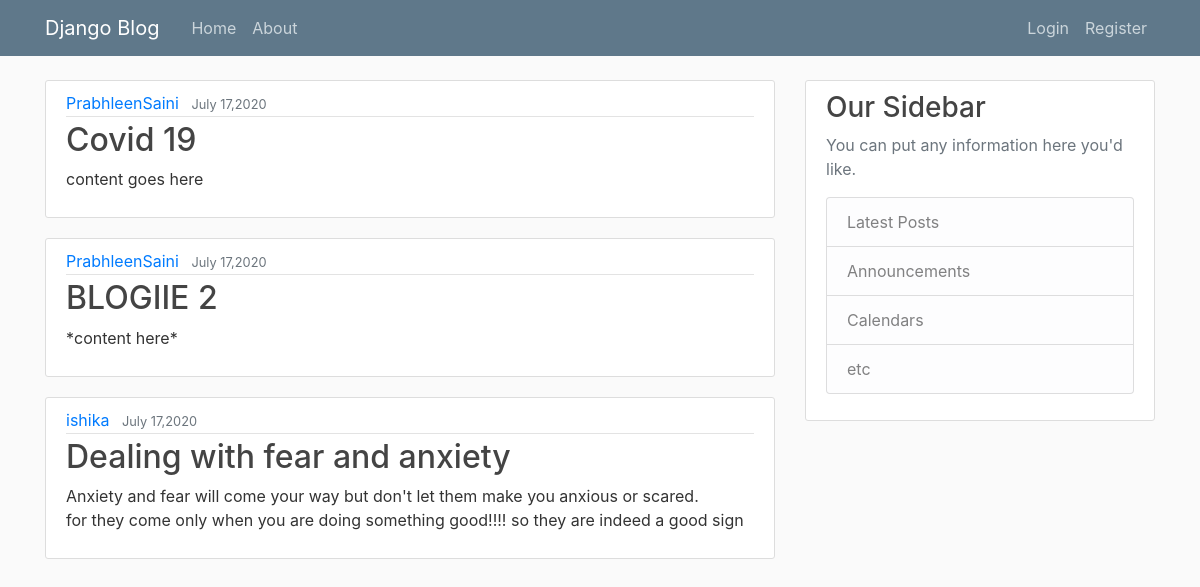
The page / on the database its author committed.
### blog/models.py (models this page shows, shortened)
class post(models.Model):
	title = models.CharField(max_length=100)
	content = models.TextField()
	date_posted = models.DateTimeField(default=timezone.now)
	author = models.ForeignKey(User,on_delete=models.CASCADE)

### blog/views.py (the view)
# urls.py: path('', views.home, name='blog-home'),
def home(request):
	context = {
		'posts':post.objects.all()
	}
	return render(request,'blog/home.html',context)

### blog/templates/blog/home.html
{%extends "blog/base.html"%}
	{%block content%}
		{%for post in posts%}
			<article class="media content-section">
			  <div class="media-body">
			    <div class="article-metadata">
			      <a class="mr-2" href="#">{{ post.author }}</a>
			      <small class="text-muted">{{ post.date_posted|date:"F d,Y" }}</small>
			    </div>
			    <h2><a class="article-title" href="#">{{ post.title }}</a></h2>
			    <p class="article-content">{{ post.content }}</p>
			  </div>
			</article>
		{%endfor%}
	{%endblock content%}

### blog/templates/blog/base.html (shortened to what this page needs)
{% load static %}
<!DOCTYPE html>
<html>
<head>
    <link rel="stylesheet" href="https://maxcdn.bootstrapcdn.com/bootstrap/4.0.0/css/bootstrap.min.css">
    <link rel="stylesheet" type="text/css" href="{%static 'blog/main.css'%}">
</head>
<body>
	<header class="site-header">
	  <nav class="navbar navbar-expand-md navbar-dark bg-steel fixed-top">
	    <div class="container">
	      <a class="navbar-brand mr-4" href="{% url 'blog-home' %}">Django Blog</a>
	      <div class="collapse navbar-collapse" id="navbarToggle">
	        <div class="navbar-nav mr-auto">
	          <a class="nav-item nav-link" href="{% url 'blog-home' %}">Home</a>
	          <a class="nav-item nav-link" href="{% url 'blog-about' %}">About</a>
	        </div>
	        <div class="navbar-nav">
	        	{% if user.is_authenticated %}
	        		<a class="nav-item nav-link" href="{% url 'profile' %}">Profile</a>
	          		<a class="nav-item nav-link" href="{% url 'logout' %}">Logout</a>
	          	{% else %}
	          		<a class="nav-item nav-link" href="{% url 'login' %}">Login</a>
	          		<a class="nav-item nav-link" href="{% url 'register' %}">Register</a>
	          	{% endif%}
	        </div>
	      </div>
	    </div>
	  </nav>
	</header>
	<main role="main" class="container">
	  <div class="row">
	    <div class="col-md-8">
	    	{% block content %}{% endblock %}
	    </div>
	    <div class="col-md-4">
	      <div class="content-section">
	        <h3>Our Sidebar</h3>
	        <p class='text-muted'>You can put any information here you'd like.
	          <ul class="list-group">
	            <li class="list-group-item list-group-item-light">Latest Posts</li>
	            <li class="list-group-item list-group-item-light">Announcements</li>
	            <li class="list-group-item list-group-item-light">Calendars</li>
	            <li class="list-group-item list-group-item-light">etc</li>
	          </ul>
	        </p>
	      </div>
	    </div>
	  </div>
	</main>
</body>
</html>

### blog/static/blog/main.css (style rules this page uses)
body { background: #fafafa; color: #333333; margin-top: 5rem; }
h1, h2, h3, h4, h5, h6 { color: #444444; }
ul { margin: 0; }
.bg-steel { background-color: #5f788a; }
.site-header .navbar-nav .nav-link { color: #cbd5db; }
.content-section { background: #ffffff; padding: 10px 20px; border: 1px solid #dddddd; border-radius: 3px; margin-bottom: 20px; }
.article-title { color: #444444; }
.article-content { white-space: pre-line; }
.article-metadata { padding-bottom: 1px; margin-bottom: 4px; border-bottom: 1px solid #e3e3e3 }

### rows shown on the page
post: author "PrabhleenSaini", date_posted "July 17,2020", title "Covid 19", content "content goes here"
post: author "PrabhleenSaini", date_posted "July 17,2020", title "BLOGIIE 2", content "*content here*"
post: author "ishika", date_posted "July 17,2020", title "Dealing with fear and anxiety", content "Anxiety and fear will come your way but don't let them make you anxious or scared. for they come only when you are doing something good!!!! so they are indeed a good sign"
